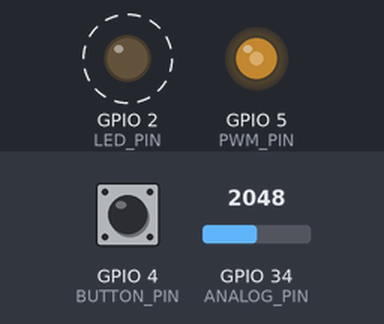
A sketch run on a simulated ESP32. Shown: output pins drawn as LEDs (lit = HIGH). Dashed ring = blinking. Inputs (shaded band) come from the test bench; at power-on: GPIO 34 (ANALOG_PIN) = 2048, GPIO 4 (BUTTON_PIN) HIGH. What the sketch prints to the serial monitor is not drawn.

Above: at 1.2 s.
1.3 s: GPIO 34 (ANALOG_PIN) set to 1067
At 2.86 s:
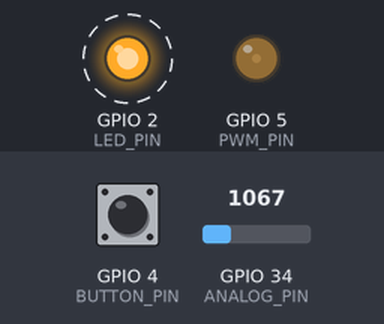
4.3 s: GPIO 34 (ANALOG_PIN) set to 961
At 4.66 s:
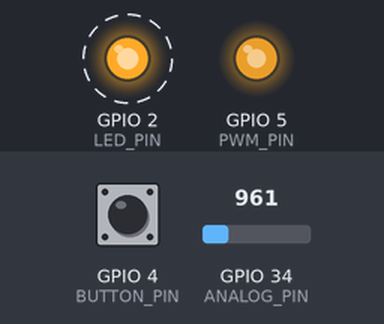
Timing chart, 0 to 13.3 s (numbered marks = the images above; inputs shaded):
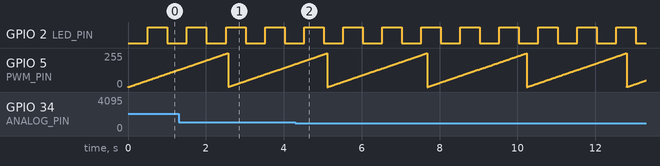

The sketch:

example_sketch.ino
```cpp
// Example: your normal sketch + two extra lines for the pin dashboard.
//
// This blinks the onboard LED, reads a button, sweeps a PWM pin, and reads
// an analog pin — completely normally. The only additions are:
//   1. #include "pin_reporter.h"  + PinReporter PinRep;
//   2. Listing the pins you want visible on the dashboard
//   3. Calling PinRep.loop() once per loop()
//
// Adjust pin numbers / labels for your own board and wiring.

#include "pin_reporter.h"

PinReporter PinRep;

// GPIO2 is the onboard LED on most ESP32 DevKit boards. Change if yours differs.
const uint8_t LED_PIN    = 2;
const uint8_t BUTTON_PIN = 4;
const uint8_t PWM_PIN    = 5;
const uint8_t PWM_CHANNEL = 0;
const uint8_t ANALOG_PIN = 34;

PRPinConfig monitoredPins[] = {
  { LED_PIN,    PR_DIGITAL_OUT, 0,           "onboard_led" },
  { BUTTON_PIN, PR_DIGITAL_IN,  0,           "button" },
  { PWM_PIN,    PR_PWM,         PWM_CHANNEL, "fan_pwm" },
  { ANALOG_PIN, PR_ANALOG_IN,   0,           "pot" },
};

unsigned long lastBlink = 0;
bool ledState = false;

void setup() {
  Serial.begin(115200);

  pinMode(LED_PIN, OUTPUT);
  pinMode(BUTTON_PIN, INPUT_PULLUP);

  ledcAttach(PWM_PIN, 5000, 8);   // pin, freq (Hz), resolution (bits) — core 3.x+ API

  // Tell the reporter which pins to watch and how often to send updates.
  PinRep.begin(monitoredPins, 4, 150); // 150ms between reports
}

void loop() {
  // --- your own code, unmodified ---
  if (millis() - lastBlink > 500) {
    lastBlink = millis();
    ledState = !ledState;
    digitalWrite(LED_PIN, ledState);
  }

  // demo PWM sweep so you see the fan_pwm value move on the dashboard
  ledcWrite(PWM_PIN, (millis() / 10) % 256);   // core 3.x+: write by pin, not channel

  // any of your own Serial.print()/println() calls still work fine and will
  // show up in the website's serial monitor alongside the pin data
  // Serial.println("doing my own thing");

  // --- the one line you add for the dashboard ---
  PinRep.loop();
}
```

pin_reporter.h
```cpp
#pragma once
#include <Arduino.h>

// ---------------------------------------------------------------------------
// pin_reporter.h
//
// Drop this file into the same folder as your .ino (Arduino IDE will show it
// as a second tab automatically). It gives you one class, PinReporter, that
// periodically prints the current state of whichever pins you list to
// Serial, wrapped in <PR> ... </PR> markers. The companion website looks for
// those markers and ignores everything else, so your own Serial.print()
// debug lines keep working untouched in the same stream.
//
// This does NOT read hardware registers behind your back — it only reports
// pins you explicitly configure with begin(). digitalRead() only reflects
// reality if you already set the pin's mode with pinMode(); PWM values only
// reflect reality if you drive that pin with the ESP32 LEDC API
// (ledcSetup/ledcAttachPin/ledcWrite), because that's the only way the chip
// exposes a readable duty cycle back to you.
// ---------------------------------------------------------------------------

#define PR_MAX_LABEL_LEN 24

enum PRPinType : uint8_t {
  PR_DIGITAL_IN,   // digitalRead(pin) -> 0 or 1
  PR_DIGITAL_OUT,  // digitalRead(pin) -> 0 or 1 (works even though it's an output)
  PR_PWM,          // ledcRead(ledcChannel) -> 0-255 (or up to 2^bits-1 if you changed resolution)
  PR_ANALOG_IN     // analogRead(pin) -> 0-4095 (ESP32 ADC is 12-bit by default)
};

struct PRPinConfig {
  uint8_t pin;            // GPIO number
  PRPinType type;         // how to read it
  uint8_t ledcChannel;    // unused on ESP32 Arduino core 3.x+ (LEDC is addressed by pin now);
                          // kept for source compatibility, set to 0
  const char* label;      // optional, shown on the dashboard instead of "GPIO n"
};

class PinReporter {
  public:
    // pins: pointer to an array of PRPinConfig you keep alive (e.g. a global array)
    // count: number of entries in that array
    // intervalMs: how often to send a report (default 150ms, ~6-7 updates/sec)
    void begin(PRPinConfig* pins, uint8_t count, unsigned long intervalMs = 150) {
      _pins = pins;
      _count = count;
      _interval = intervalMs;
      _last = 0;
    }

    // Call this once per loop() iteration. It only actually sends data every
    // `intervalMs`, so calling it every loop is fine and won't flood Serial.
    void loop() {
      if (_pins == nullptr) return;
      unsigned long now = millis();
      if (now - _last < _interval) return;
      _last = now;
      send();
    }

  private:
    PRPinConfig* _pins = nullptr;
    uint8_t _count = 0;
    unsigned long _interval = 150;
    unsigned long _last = 0;

    void send() {
      Serial.print(F("<PR>{\"t\":"));
      Serial.print(millis());
      Serial.print(F(",\"pins\":["));
      for (uint8_t i = 0; i < _count; i++) {
        PRPinConfig &p = _pins[i];
        long value = 0;
        const char* typeStr = "d";

        switch (p.type) {
          case PR_DIGITAL_IN:
          case PR_DIGITAL_OUT:
            value = digitalRead(p.pin);
            typeStr = "d";
            break;
          case PR_PWM:
            value = ledcRead(p.pin);   // core 3.x+: LEDC is read back by pin, not channel
            typeStr = "p";
            break;
          case PR_ANALOG_IN:
            value = analogRead(p.pin);
            typeStr = "a";
            break;
        }

        Serial.print(F("{\"pin\":"));
        Serial.print(p.pin);
        Serial.print(F(",\"type\":\""));
        Serial.print(typeStr);
        Serial.print(F("\",\"val\":"));
        Serial.print(value);
        if (p.label != nullptr && p.label[0] != '\0') {
          Serial.print(F(",\"label\":\""));
          Serial.print(p.label);
          Serial.print(F("\""));
        }
        Serial.print(F("}"));
        if (i < _count - 1) Serial.print(F(","));
      }
      Serial.print(F("]}</PR>"));
      Serial.println();
    }
};
```

Measured:
- the behaviour switches between 1000 and 999 on GPIO 34 (ANALOG_PIN) (found by bisection; images 1 and 2)
- by itself, GPIO 2 (LED_PIN): alternates HIGH for 0.50 s and LOW for 0.50 s
- by itself, GPIO 5 (PWM_PIN): ramps from 0/255 to 255/255 and jumps back, once every 2.6 s
